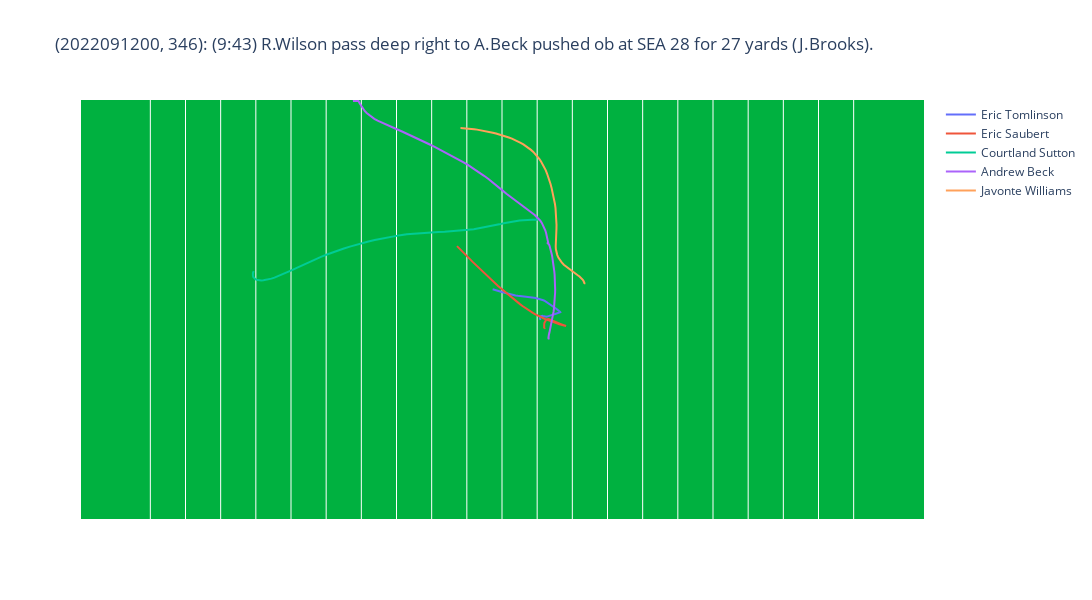

Notebook code cell kept with this figure:
### Code cell
plot_play_routes(play_routes_by_id[(2022091200, 346)], PLAYS_DF).show()

### Figure 1 — Plotly figure (JSON) as saved in the notebook; plotly's stock layout.template omitted (floating-point values rounded to 4 significant figures; data arrays with more than 128 entries replaced by an {"elided": "..."} marker saying what was removed)
{"data": [{"mode": "lines", "name": "Eric Tomlinson", "type": "scatter", "x": {"elided": "139 float values"}, "y": {"elided": "139 float values"}}, {"mode": "lines", "name": "Eric Saubert", "type": "scatter", "x": {"elided": "139 float values"}, "y": {"elided": "139 float values"}}, {"mode": "lines", "name": "Courtland Sutton", "type": "scatter", "x": {"elided": "139 float values"}, "y": {"elided": "139 float values"}}, {"mode": "lines", "name": "Andrew Beck", "type": "scatter", "x": {"elided": "139 float values"}, "y": {"elided": "139 float values"}}, {"mode": "lines", "name": "Javonte Williams", "type": "scatter", "x": {"elided": "139 float values"}, "y": {"elided": "139 float values"}}], "layout": {"autosize": false, "height": 600, "plot_bgcolor": "#00B140", "title": {"text": "(2022091200, 346): (9:43) R.Wilson pass deep right to A.Beck pushed ob at SEA 28 for 27 yards (J.Brooks)."}, "width": 1200, "xaxis": {"autorange": false, "range": [0, 120], "showticklabels": false, "tickmode": "array", "tickvals": [10, 15, 20, 25, 30, 35, 40, 45, 50, 55, 60, 65, 70, 75, 80, 85, 90, 95, 100, 105, 110]}, "yaxis": {"autorange": false, "range": [0, 53.3], "showgrid": false, "showticklabels": false}}}
